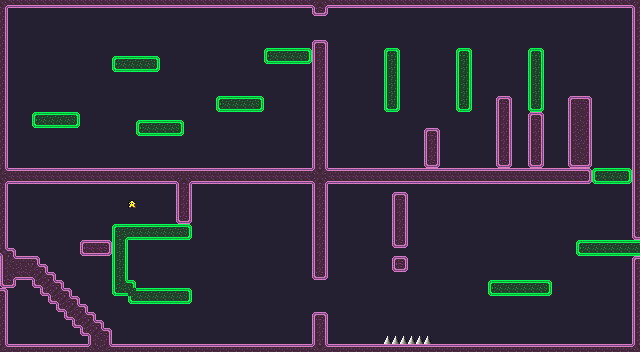

Below is a game level as drawn by its tile map, then a one-line description and the .tmx that defines it (tile-layer data replaced by summaries):
An orthogonal 80x44 tile map with 8x8 px tiles, 2 tile layers (Foreground, Player).

<map version="1.10" tiledversion="1.10.2" orientation="orthogonal" renderorder="right-down" width="80" height="44" tilewidth="8" tileheight="8" infinite="0" backgroundcolor="#241f31" nextlayerid="3" nextobjectid="1">
 <tileset firstgid="1" source="../purple.tsx" />
 <layer id="2" name="Foreground" width="80" height="44">
  <data>[3520 cells, 10 non-empty, 6 distinct tile ids]</data>
 </layer>
 <layer id="1" name="Player" width="80" height="44">
  <properties>
   <property name="player" type="bool" value="true" />
  </properties>
  <data>[3520 cells, 805 non-empty, 30 distinct tile ids]</data>
 </layer>
</map>
